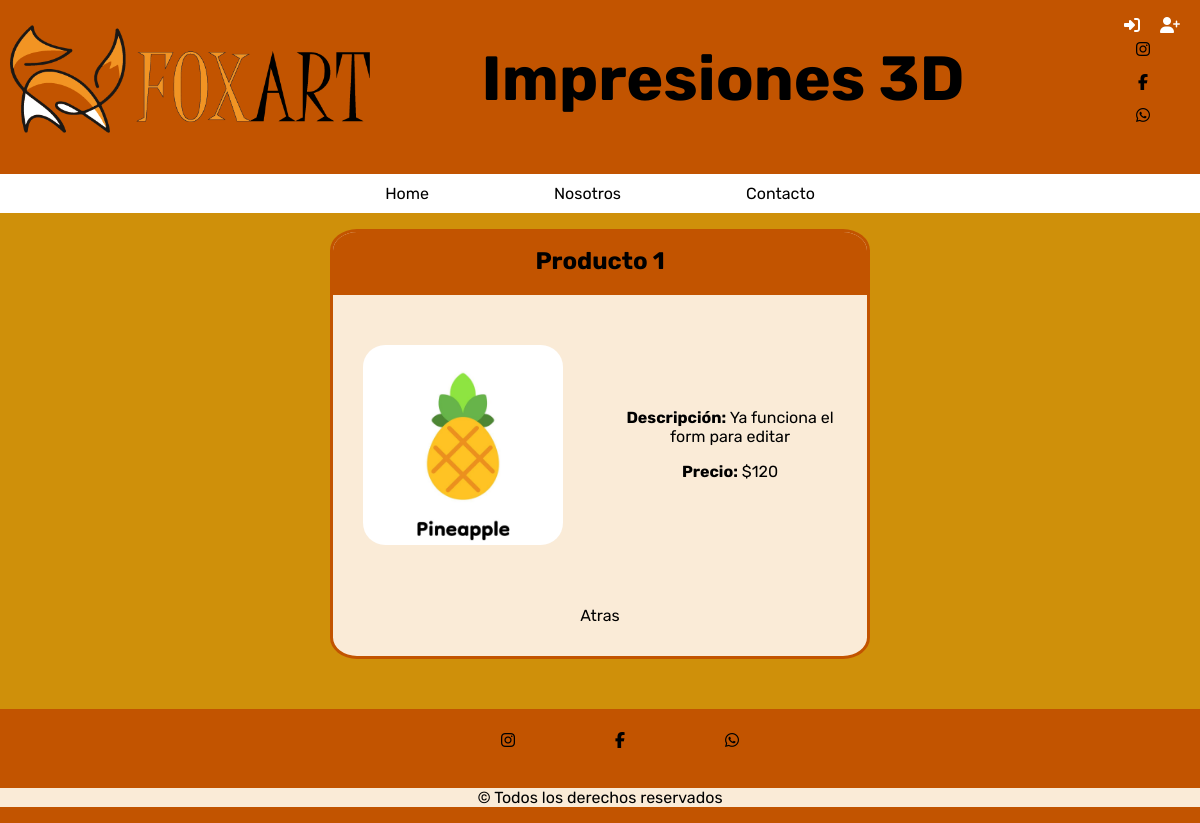
The page /productos/1/producto-1/ on the database its author committed.
### productos/models.py (models this page shows, shortened)
class Product(models.Model):
    title = models.CharField(max_length=200, verbose_name="Titulo")
    description = models.TextField(verbose_name="Descripción")
    precio = models.CharField(max_length=10, verbose_name='Precio')
    image = models.ImageField(verbose_name="Imagen", upload_to="productos")
    created = models.DateTimeField(auto_now_add=True, verbose_name="Fecha de Creación")
    updated = models.DateTimeField(auto_now=True, verbose_name="Fecha de Modificación")
    class Meta:
        verbose_name = "producto"
        verbose_name_plural = "productos"
        ordering = ["-created"]

### productos/views.py (the view)
# urls.py: path('<int:pk>/<slug:slug>/', ProductDetail.as_view(), name='producto'),
class ProductDetail(DetailView):
    model = Product

### productos/templates/productos/product_detail.html (shortened to what this page needs)
{% extends 'core/base.html' %}
{% load static %}
{% block content %}
<main role="main">
  <div class="catalogo">
    <div class="marco">
    <h2>{{product.title}}</h2>
      <div class="detalles">
        <img src="{{product.image.url|safe}}" alt="{{product.title}}"/>
        <div class="otra">
            <p><b>Descripción:</b> {{product.description|safe}}</p>
            <p><b>Precio:</b> ${{product.precio|safe}}</p>
        </div>
      </div>
      <div class="opciones">
        <p><a href="{% url 'productos:productos' %}">Atras</a></p>
      </div>
    </div>
  </div>
</main>
{% endblock %}

### core/static/styles/styles.css (style rules this page uses)
body { font-family: 'Libre Bodoni', serif;font-family: 'Rubik', sans-serif; background-color: #cf900a; text-align: center; margin: 0px; padding: 0px; box-sizing: border-box; }
a { color: black; text-decoration: none; }
.catalogo { display: inline-flex; flex-wrap: wrap; justify-content: center; gap: 15px; }
.marco { box-sizing: border-box; overflow: hidden; width: 80vw; min-height: 170px; padding: 5px 0px 0px 0px; background-color: antiquewhite; border-radius: 5%; border: solid #C25400; }
.marco h2 { background: #C25400; padding: 20px; margin-top: -10px ; }
.detalles { display: flex; flex-direction: column; justify-content: center; align-items: center; }
.otra { margin: 30px; overflow: hidden; }
.opciones { display: flex; justify-content: center; }
.opciones p { margin: 30px; padding: 1px; }
.opciones p a { padding: 3px; }
.detalles img { width: 30vw; margin: auto; padding: 30px; border-radius: 20%; }
@media only screen and (min-width: 600px) { .catalogo { gap: 30px; } }
@media only screen and (min-width: 600px) { .detalles { flex-direction: row; align-content: center; } }
@media only screen and (min-width: 600px) { .detalles img { max-width: 20vw; min-width: 200px; } }
@media only screen and (min-width: 1150px) { .catalogo { gap: 50px; } }
@media only screen and (min-width: 1150px) { .detalles { flex-direction: row; align-content: space-around; } }
@media only screen and (min-width: 1150px) { .detalles img { width: 15vw; } }
@media only screen and (min-width: 1150px) { .marco { width: 45vw; } }

### rows shown on the page
Product: title "Producto 1", image (picture), description "Ya funciona el form para editar", precio "120"
